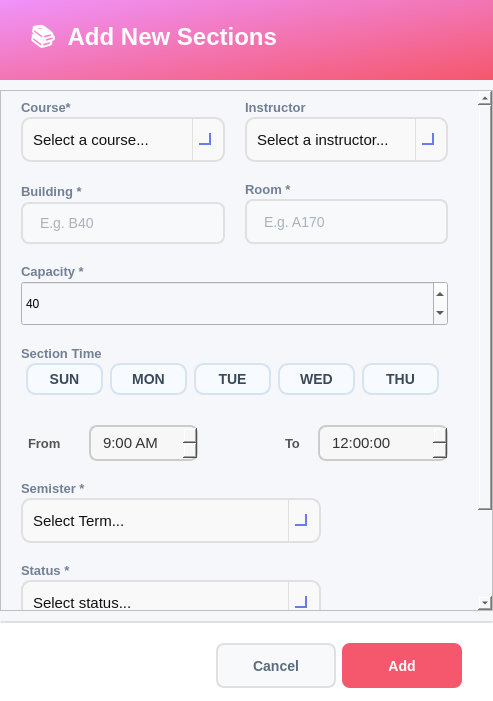
<?xml version="1.0" encoding="UTF-8"?>
<ui version="4.0">
 <class>AddSectionDialog</class>
 <widget class="QDialog" name="AddSectionDialog">
  <property name="geometry">
   <rect>
    <x>0</x>
    <y>0</y>
    <width>493</width>
    <height>701</height>
   </rect>
  </property>
  <property name="maximumSize">
   <size>
    <width>700</width>
    <height>1000</height>
   </size>
  </property>
  <property name="windowTitle">
   <string>Add New Section</string>
  </property>
  <property name="styleSheet">
   <string notr="true">background-color: #f5f7fa;</string>
  </property>
  <layout class="QVBoxLayout" name="mainLayout">
   <property name="spacing">
    <number>10</number>
   </property>
   <property name="leftMargin">
    <number>0</number>
   </property>
   <property name="topMargin">
    <number>0</number>
   </property>
   <property name="rightMargin">
    <number>0</number>
   </property>
   <property name="bottomMargin">
    <number>0</number>
   </property>
   <item>
    <widget class="QFrame" name="headerFrame">
     <property name="minimumSize">
      <size>
       <width>0</width>
       <height>80</height>
      </size>
     </property>
     <property name="maximumSize">
      <size>
       <width>16777215</width>
       <height>80</height>
      </size>
     </property>
     <property name="styleSheet">
      <string notr="true">background: qlineargradient(x1:0, y1:0, x2:1, y2:1, stop:0 #f093fb, stop:1 #f5576c); border-radius: 0px;</string>
     </property>
     <property name="frameShape">
      <enum>QFrame::Shape::StyledPanel</enum>
     </property>
     <layout class="QHBoxLayout" name="headerLayout">
      <property name="leftMargin">
       <number>30</number>
      </property>
      <property name="topMargin">
       <number>20</number>
      </property>
      <property name="rightMargin">
       <number>30</number>
      </property>
      <property name="bottomMargin">
       <number>20</number>
      </property>
      <item>
       <widget class="QLabel" name="dialogTitle">
        <property name="styleSheet">
         <string notr="true">font-size: 24px; font-weight: bold; color: white; background: transparent;</string>
        </property>
        <property name="text">
         <string>📚  Add New Sections</string>
        </property>
       </widget>
      </item>
      <item>
       <spacer name="headerSpacer">
        <property name="orientation">
         <enum>Qt::Orientation::Horizontal</enum>
        </property>
        <property name="sizeHint" stdset="0">
         <size>
          <width>40</width>
          <height>20</height>
         </size>
        </property>
       </spacer>
      </item>
     </layout>
    </widget>
   </item>
   <item>
    <widget class="QScrollArea" name="scrollArea">
     <property name="styleSheet">
      <string notr="true">
/* ===== SCROLLBARS (VERTICAL &amp; HORIZONTAL) ===== */

/* Track */
QScrollBar:vertical, QScrollBar:horizontal {
    background: rgba(255, 255, 255, 0.05);  /* subtle track */
    border-radius: 6px;
    margin: 0px;  /* remove extra space */
}

/* Handle / Thumb */
QScrollBar::handle:vertical, QScrollBar::handle:horizontal {
    background: rgba(120, 120, 120, 0.35);  /* glassy thumb */
    border-radius: 6px;
    border: 1px solid rgba(255, 255, 255, 0.2); /* subtle highlight */
    min-height: 30px; /* vertical */
    min-width: 30px;  /* horizontal */
}

QScrollBar::handle:vertical:hover,
QScrollBar::handle:horizontal:hover {
    background: rgba(120, 120, 120, 0.55);
}

/* Buttons (up/down or left/right) */
QScrollBar::add-line:vertical, QScrollBar::sub-line:vertical,
QScrollBar::add-line:horizontal, QScrollBar::sub-line:horizontal {
    width: 16px;  /* horizontal buttons width */
    height: 16px; /* vertical buttons height */
    background: rgba(180, 180, 180, 0.35);
    border-radius: 4px;
}

/* Arrow icons */
QScrollBar::up-arrow:vertical, QScrollBar::down-arrow:vertical,
QScrollBar::left-arrow:horizontal, QScrollBar::right-arrow:horizontal {
    width: 6px;
    height: 6px;
    background: transparent;
}

/* Remove blank areas */
QScrollBar::add-page:vertical, QScrollBar::sub-page:vertical,
QScrollBar::add-page:horizontal, QScrollBar::sub-page:horizontal {
    background: none;
}

/* Sizes */
QScrollBar:vertical { width: 12px; }
QScrollBar:horizontal { height: 12px; }</string>
     </property>
     <property name="widgetResizable">
      <bool>true</bool>
     </property>
     <widget class="QWidget" name="scrollContent">
      <property name="geometry">
       <rect>
        <x>0</x>
        <y>0</y>
        <width>479</width>
        <height>710</height>
       </rect>
      </property>
      <property name="styleSheet">
       <string notr="true">background-color: #f5f7fa;</string>
      </property>
      <layout class="QVBoxLayout" name="verticalLayout_3">
       <property name="spacing">
        <number>20</number>
       </property>
       <property name="leftMargin">
        <number>20</number>
       </property>
       <property name="rightMargin">
        <number>30</number>
       </property>
       <item>
        <layout class="QHBoxLayout" name="horizontalLayout_5">
         <property name="spacing">
          <number>20</number>
         </property>
         <item>
          <layout class="QVBoxLayout" name="verticalLayoutCourse">
           <property name="spacing">
            <number>2</number>
           </property>
           <item>
            <widget class="QLabel" name="labelCourse">
             <property name="styleSheet">
              <string notr="true">font-size: 13px; color: #718096; font-weight: bold; background: transparent;</string>
             </property>
             <property name="text">
              <string>Course*</string>
             </property>
            </widget>
           </item>
           <item>
            <widget class="QComboBox" name="comboBoxSelectCourse">
             <property name="minimumSize">
              <size>
               <width>0</width>
               <height>45</height>
              </size>
             </property>
             <property name="cursor">
              <cursorShape>PointingHandCursor</cursorShape>
             </property>
             <property name="styleSheet">
              <string notr="true">/* ----------------- QComboBox Base ----------------- */
QComboBox {
    border: 2px solid #E0E0E0;          /* main border */
    border-radius: 10px;
    padding: 8px 10px;                   /* Matches QLineEdit padding */
    background: rgba(250, 250, 250, 200);
    font-size: 11pt;
    color: #111111;
}

/* Focused state */
QComboBox:focus {
    border: 2px solid #667EEA; 
    background: rgba(250, 250, 250, 220);
}

/* ----------------- Drop-down Arrow ----------------- */
QComboBox::drop-down {
    subcontrol-origin: padding;
    subcontrol-position: top right;
    width: 30px; 
    border-left-width: 1px;
    border-left-color: #E0E0E0;
    border-left-style: solid;
    border-top-right-radius: 12px;       /* rounder corners */
    border-bottom-right-radius: 12px;    /* rounder corners */
    background: transparent;
}

/* Remove ugly black border on hover/focus */
QComboBox::drop-down:hover,
QComboBox::drop-down:focus {
    border-left-color: #667EEA;
    background: transparent;
    border: none;
}

/* Modern, visible arrow using simple chevron */
QComboBox::down-arrow {
    width: 10px;
    height: 10px;
    border: solid #667EEA;
    border-width: 0 2px 2px 0;
    margin-right: 6px;
}

/* ----------------- Dropdown Popup ----------------- */
/* Dropdown Popup */
QComboBox QAbstractItemView {
    background-color: #fdfdfd;          /* slightly off-white */
    border: 2px solid #E0E0E0;          /* subtle grey border */
    border-radius: 8px;                  /* may not be perfect on Windows */
    color: #111111;
    font-size: 11pt;
    padding: 5px;
    selection-background-color: #667EEA;
    selection-color: white;
    outline: none;
}

/* Items hover/selection */
QComboBox QAbstractItemView::item:hover {
    background-color: rgba(102, 126, 234, 0.1);
    color: #111111;
}

QComboBox QAbstractItemView::item:selected {
    background-color: #667EEA;
    color: white;
}

/* Error highlight for combo box */
QComboBox[error=&quot;true&quot;] {
    border: 2px solid #FF4A4A;
}</string>
             </property>
             <item>
              <property name="text">
               <string>Select a course...</string>
              </property>
             </item>
            </widget>
           </item>
          </layout>
         </item>
         <item>
          <layout class="QVBoxLayout" name="verticalLayoutInstructor">
           <property name="spacing">
            <number>2</number>
           </property>
           <item>
            <widget class="QLabel" name="labelInstructor">
             <property name="styleSheet">
              <string notr="true">font-size: 13px; color: #718096; font-weight: bold; background: transparent;</string>
             </property>
             <property name="text">
              <string>Instructor</string>
             </property>
            </widget>
           </item>
           <item>
            <widget class="QComboBox" name="comboBoxSelectInstructor">
             <property name="minimumSize">
              <size>
               <width>0</width>
               <height>45</height>
              </size>
             </property>
             <property name="cursor">
              <cursorShape>PointingHandCursor</cursorShape>
             </property>
             <property name="styleSheet">
              <string notr="true">/* ----------------- QComboBox Base ----------------- */
QComboBox {
    border: 2px solid #E0E0E0;          /* main border */
    border-radius: 10px;
    padding: 8px 10px;                   /* Matches QLineEdit padding */
    background: rgba(250, 250, 250, 200);
    font-size: 11pt;
    color: #111111;
}

/* Focused state */
QComboBox:focus {
    border: 2px solid #667EEA; 
    background: rgba(250, 250, 250, 220);
}

/* ----------------- Drop-down Arrow ----------------- */
QComboBox::drop-down {
    subcontrol-origin: padding;
    subcontrol-position: top right;
    width: 30px; 
    border-left-width: 1px;
    border-left-color: #E0E0E0;
    border-left-style: solid;
    border-top-right-radius: 12px;       /* rounder corners */
    border-bottom-right-radius: 12px;    /* rounder corners */
    background: transparent;
}

/* Remove ugly black border on hover/focus */
QComboBox::drop-down:hover,
QComboBox::drop-down:focus {
    border-left-color: #667EEA;
    background: transparent;
    border: none;
}

/* Modern, visible arrow using simple chevron */
QComboBox::down-arrow {
    width: 10px;
    height: 10px;
    border: solid #667EEA;
    border-width: 0 2px 2px 0;
    margin-right: 6px;
}

/* ----------------- Dropdown Popup ----------------- */
/* Dropdown Popup */
QComboBox QAbstractItemView {
    background-color: #fdfdfd;          /* slightly off-white */
    border: 2px solid #E0E0E0;          /* subtle grey border */
    border-radius: 8px;                  /* may not be perfect on Windows */
    color: #111111;
    font-size: 11pt;
    padding: 5px;
    selection-background-color: #667EEA;
    selection-color: white;
    outline: none;
}

/* Items hover/selection */
QComboBox QAbstractItemView::item:hover {
    background-color: rgba(102, 126, 234, 0.1);
    color: #111111;
}

QComboBox QAbstractItemView::item:selected {
    background-color: #667EEA;
    color: white;
}

/* Error highlight for combo box */
QComboBox[error=&quot;true&quot;] {
    border: 2px solid #FF4A4A;
}</string>
             </property>
             <property name="currentText">
              <string>Select a instructor...</string>
             </property>
             <item>
              <property name="text">
               <string>Select a instructor...</string>
              </property>
             </item>
            </widget>
           </item>
          </layout>
         </item>
        </layout>
       </item>
       <item>
        <layout class="QHBoxLayout" name="horizontalLayout_6">
         <property name="spacing">
          <number>20</number>
         </property>
         <item>
          <layout class="QVBoxLayout" name="verticalLayout_7">
           <property name="spacing">
            <number>2</number>
           </property>
           <item>
            <widget class="QLabel" name="labelBuilding">
             <property name="styleSheet">
              <string notr="true">font-size: 13px; color: #718096; font-weight: bold; background: transparent;</string>
             </property>
             <property name="text">
              <string>Building *</string>
             </property>
            </widget>
           </item>
           <item>
            <widget class="QLineEdit" name="lineEditBuilding">
             <property name="minimumSize">
              <size>
               <width>200</width>
               <height>40</height>
              </size>
             </property>
             <property name="maximumSize">
              <size>
               <width>400</width>
               <height>16777215</height>
              </size>
             </property>
             <property name="styleSheet">
              <string notr="true">QLineEdit {
    padding: 10px 15px;
    border: 2px solid #e0e0e0;
    border-radius: 8px;
    font-size: 14px;
    background-color: #f8f9fa;
    color: #5a6c7d;
}

QLineEdit:focus {
    border: 2px solid #f5576c;
    background-color: #ffffff;
}

QLineEdit:disabled {
    background-color: #ededed;
    color: #a1a8b3;
    border: 2px solid #e0e0e0;
}
</string>
             </property>
             <property name="placeholderText">
              <string>E.g. B40</string>
             </property>
            </widget>
           </item>
          </layout>
         </item>
         <item>
          <layout class="QVBoxLayout" name="verticalLayout_6">
           <property name="spacing">
            <number>2</number>
           </property>
           <item>
            <widget class="QLabel" name="labelRoom">
             <property name="styleSheet">
              <string notr="true">font-size: 13px; color: #718096; font-weight: bold; background: transparent;</string>
             </property>
             <property name="text">
              <string>Room *</string>
             </property>
            </widget>
           </item>
           <item>
            <widget class="QLineEdit" name="lineEditRoom">
             <property name="minimumSize">
              <size>
               <width>200</width>
               <height>45</height>
              </size>
             </property>
             <property name="maximumSize">
              <size>
               <width>400</width>
               <height>16777215</height>
              </size>
             </property>
             <property name="styleSheet">
              <string notr="true">QLineEdit {
    padding: 10px 15px;
    border: 2px solid #e0e0e0;
    border-radius: 8px;
    font-size: 14px;
    background-color: #f8f9fa;   /* light neutral background */
    color: #5a6c7d;             /* text color similar to buttons */
}

QLineEdit:focus {
    border-color: #f5576c;       /* accent border on focus */
    background-color: #ffffff;   /* slightly lighter when active */
}

QLineEdit:disabled {
    background-color: #ededed;   /* washed-out grey */
    color: #a1a8b3;             /* faded text */
}
</string>
             </property>
             <property name="placeholderText">
              <string>E.g. A170</string>
             </property>
            </widget>
           </item>
          </layout>
         </item>
        </layout>
       </item>
       <item>
        <layout class="QVBoxLayout" name="verticalLayout">
         <property name="spacing">
          <number>2</number>
         </property>
         <item>
          <widget class="QLabel" name="labelCapacity">
           <property name="styleSheet">
            <string notr="true">font-size: 13px; color: #718096; font-weight: bold; background: transparent;</string>
           </property>
           <property name="text">
            <string>Capacity *</string>
           </property>
          </widget>
         </item>
         <item>
          <widget class="QSpinBox" name="spinBoxCapacity">
           <property name="minimumSize">
            <size>
             <width>0</width>
             <height>45</height>
            </size>
           </property>
           <property name="styleSheet">
            <string notr="true">QSpinBox {
    border: 2px solid #E0E0E0;
    border-radius: 10px;
    padding: 8px 10px;
    background: rgba(250, 250, 250, 200);
    font-size: 11pt;
    color: #111111;
    font-style: normal;
}

QSpinBox:focus {
    border: 2px solid #f5576c;
    background: rgba(250, 250, 250, 220);
}

QSpinBox QLineEdit {
    color: #111111;
    font-style: normal;
}

QSpinBox QLineEdit:disabled {
    color: #888888;
}

QSpinB
</string>
           </property>
           <property name="minimum">
            <number>0</number>
           </property>
           <property name="maximum">
            <number>60</number>
           </property>
           <property name="value">
            <number>40</number>
           </property>
          </widget>
         </item>
        </layout>
       </item>
       <item>
        <layout class="QVBoxLayout" name="verticalLayoutDays">
         <property name="spacing">
          <number>2</number>
         </property>
         <item>
          <widget class="QLabel" name="labelSectionTime">
           <property name="styleSheet">
            <string notr="true">font-size: 13px; color: #718096; font-weight: bold; background: transparent;</string>
           </property>
           <property name="text">
            <string>Section Time</string>
           </property>
          </widget>
         </item>
         <item>
          <layout class="QHBoxLayout" name="horizontalLayout">
           <item>
            <widget class="QPushButton" name="pushButtonDaySun">
             <property name="maximumSize">
              <size>
               <width>60</width>
               <height>16777215</height>
              </size>
             </property>
             <property name="styleSheet">
              <string notr="true">QPushButton {
    font-size: 14px;
    font-weight: 600;
    color: #3a4a5a;
    background-color: #f7faff;        /* soft pastel base */
    border: 2px solid #d6e3f3;
    border-radius: 10px;
    padding: 6px 14px;
    min-width: 45px;
}

QPushButton:hover {
    background-color: #eef4ff;
    border-color: #c7d8ef;
}

QPushButton:checked {
    background-color: #b9d4ff;       /* soft pastel blue */
    color: #1f2d3d;
    border-color: #a9c7f0;
}

QPushButton:pressed {
    background-color: #a7c6f0;
    color: #1f2d3d;
}
</string>
             </property>
             <property name="text">
              <string>SUN</string>
             </property>
             <property name="checkable">
              <bool>true</bool>
             </property>
             <attribute name="buttonGroup">
              <string notr="true">buttonGroupDays</string>
             </attribute>
            </widget>
           </item>
           <item>
            <widget class="QPushButton" name="pushButtonDayMon">
             <property name="maximumSize">
              <size>
               <width>60</width>
               <height>16777215</height>
              </size>
             </property>
             <property name="styleSheet">
              <string notr="true">QPushButton {
    font-size: 14px;
    font-weight: 600;
    color: #3a4a5a;
    background-color: #f7faff;        /* soft pastel base */
    border: 2px solid #d6e3f3;
    border-radius: 10px;
    padding: 6px 14px;
    min-width: 45px;
}

QPushButton:hover {
    background-color: #eef4ff;
    border-color: #c7d8ef;
}

QPushButton:checked {
    background-color: #b9d4ff;       /* soft pastel blue */
    color: #1f2d3d;
    border-color: #a9c7f0;
}

QPushButton:pressed {
    background-color: #a7c6f0;
    color: #1f2d3d;
}
</string>
             </property>
             <property name="text">
              <string>MON</string>
             </property>
             <property name="checkable">
              <bool>true</bool>
             </property>
             <attribute name="buttonGroup">
              <string notr="true">buttonGroupDays</string>
             </attribute>
            </widget>
           </item>
           <item>
            <widget class="QPushButton" name="pushButtonDayTue">
             <property name="maximumSize">
              <size>
               <width>60</width>
               <height>16777215</height>
              </size>
             </property>
             <property name="styleSheet">
              <string notr="true">QPushButton {
    font-size: 14px;
    font-weight: 600;
    color: #3a4a5a;
    background-color: #f7faff;        /* soft pastel base */
    border: 2px solid #d6e3f3;
    border-radius: 10px;
    padding: 6px 14px;
    min-width: 45px;
}

QPushButton:hover {
    background-color: #eef4ff;
    border-color: #c7d8ef;
}

QPushButton:checked {
    background-color: #b9d4ff;       /* soft pastel blue */
    color: #1f2d3d;
    border-color: #a9c7f0;
}

QPushButton:pressed {
    background-color: #a7c6f0;
    color: #1f2d3d;
}
</string>
             </property>
             <property name="text">
              <string>TUE</string>
             </property>
             <property name="checkable">
              <bool>true</bool>
             </property>
             <attribute name="buttonGroup">
              <string notr="true">buttonGroupDays</string>
             </attribute>
            </widget>
           </item>
           <item>
            <widget class="QPushButton" name="pushButtonDayWed">
             <property name="maximumSize">
              <size>
               <width>60</width>
               <height>16777215</height>
              </size>
             </property>
             <property name="styleSheet">
              <string notr="true">QPushButton {
    font-size: 14px;
    font-weight: 600;
    color: #3a4a5a;
    background-color: #f7faff;        /* soft pastel base */
    border: 2px solid #d6e3f3;
    border-radius: 10px;
    padding: 6px 14px;
    min-width: 45px;
}

QPushButton:hover {
    background-color: #eef4ff;
    border-color: #c7d8ef;
}

QPushButton:checked {
    background-color: #b9d4ff;       /* soft pastel blue */
    color: #1f2d3d;
    border-color: #a9c7f0;
}

QPushButton:pressed {
    background-color: #a7c6f0;
    color: #1f2d3d;
}
</string>
             </property>
             <property name="text">
              <string>WED</string>
             </property>
             <property name="checkable">
              <bool>true</bool>
             </property>
             <attribute name="buttonGroup">
              <string notr="true">buttonGroupDays</string>
             </attribute>
            </widget>
           </item>
           <item>
            <widget class="QPushButton" name="pushButtonDayThu">
             <property name="maximumSize">
              <size>
               <width>60</width>
               <height>16777215</height>
              </size>
             </property>
             <property name="styleSheet">
              <string notr="true">QPushButton {
    font-size: 14px;
    font-weight: 600;
    color: #3a4a5a;
    background-color: #f7faff;        /* soft pastel base */
    border: 2px solid #d6e3f3;
    border-radius: 10px;
    padding: 6px 14px;
    min-width: 45px;
}

QPushButton:hover {
    background-color: #eef4ff;
    border-color: #c7d8ef;
}

QPushButton:checked {
    background-color: #b9d4ff;       /* soft pastel blue */
    color: #1f2d3d;
    border-color: #a9c7f0;
}

QPushButton:pressed {
    background-color: #a7c6f0;
    color: #1f2d3d;
}
</string>
             </property>
             <property name="text">
              <string>THU</string>
             </property>
             <property name="checkable">
              <bool>true</bool>
             </property>
             <attribute name="buttonGroup">
              <string notr="true">buttonGroupDays</string>
             </attribute>
            </widget>
           </item>
          </layout>
         </item>
        </layout>
       </item>
       <item>
        <spacer name="verticalSpacer">
         <property name="orientation">
          <enum>Qt::Orientation::Vertical</enum>
         </property>
         <property name="sizeType">
          <enum>QSizePolicy::Policy::Fixed</enum>
         </property>
         <property name="sizeHint" stdset="0">
          <size>
           <width>20</width>
           <height>10</height>
          </size>
         </property>
        </spacer>
       </item>
       <item>
        <layout class="QHBoxLayout" name="horizontalLayout_4">
         <item>
          <layout class="QHBoxLayout" name="horizontalLayout_3">
           <item>
            <widget class="QLabel" name="label">
             <property name="maximumSize">
              <size>
               <width>60</width>
               <height>16777215</height>
              </size>
             </property>
             <property name="styleSheet">
              <string notr="true">QLabel {
    font-size: 13px;
    color: #555555;
    font-weight: bold;
    padding: 2px 4px;
	background: transparent
}
</string>
             </property>
             <property name="text">
              <string>From</string>
             </property>
            </widget>
           </item>
           <item>
            <widget class="QTimeEdit" name="timeEditFrom">
             <property name="maximumSize">
              <size>
               <width>150</width>
               <height>16777215</height>
              </size>
             </property>
             <property name="contextMenuPolicy">
              <enum>Qt::ContextMenuPolicy::DefaultContextMenu</enum>
             </property>
             <property name="styleSheet">
              <string notr="true">QTimeEdit {
    font-size: 15px;
    padding: 6px 10px;
    border: 2px solid #cccccc;
    border-radius: 8px;
    background-color: #f7f7f7;
    color: #333333;
}

/* Hover */
QTimeEdit:hover {
    border-color: #b3b3b3;
    background-color: #f0f0f0;
}

/* When focused (clicked) */
QTimeEdit:focus {
    border-color: #4a90e2;      /* light modern blue */
    background-color: #ffffff;
}
</string>
             </property>
             <property name="showGroupSeparator" stdset="0">
              <bool>false</bool>
             </property>
             <property name="currentSection">
              <enum>QDateTimeEdit::Section::HourSection</enum>
             </property>
             <property name="displayFormat">
              <string>h:mm AP</string>
             </property>
             <property name="calendarPopup">
              <bool>false</bool>
             </property>
             <property name="time">
              <time>
               <hour>9</hour>
               <minute>0</minute>
               <second>0</second>
              </time>
             </property>
            </widget>
           </item>
          </layout>
         </item>
         <item>
          <spacer name="horizontalSpacer">
           <property name="orientation">
            <enum>Qt::Orientation::Horizontal</enum>
           </property>
           <property name="sizeType">
            <enum>QSizePolicy::Policy::Maximum</enum>
           </property>
           <property name="sizeHint" stdset="0">
            <size>
             <width>60</width>
             <height>20</height>
            </size>
           </property>
          </spacer>
         </item>
         <item>
          <layout class="QHBoxLayout" name="horizontalLayout_2">
           <property name="spacing">
            <number>0</number>
           </property>
           <item>
            <widget class="QLabel" name="label_2">
             <property name="maximumSize">
              <size>
               <width>40</width>
               <height>16777215</height>
              </size>
             </property>
             <property name="styleSheet">
              <string notr="true">QLabel {
    font-size: 13px;
    color: #555555;
    font-weight: bold;
    padding: 2px 4px;
	background: transparent
}
</string>
             </property>
             <property name="text">
              <string>To</string>
             </property>
            </widget>
           </item>
           <item>
            <widget class="QTimeEdit" name="timeEditTo">
             <property name="maximumSize">
              <size>
               <width>150</width>
               <height>16777215</height>
              </size>
             </property>
             <property name="styleSheet">
              <string notr="true">QTimeEdit {
    font-size: 15px;
    padding: 6px 10px;
    border: 2px solid #cccccc;
    border-radius: 8px;
    background-color: #f7f7f7;
    color: #333333;
}

/* Hover */
QTimeEdit:hover {
    border-color: #b3b3b3;
    background-color: #f0f0f0;
}

/* When focused (clicked) */
QTimeEdit:focus {
    border-color: #4a90e2;      /* light modern blue */
    background-color: #ffffff;
}
</string>
             </property>
             <property name="showGroupSeparator" stdset="0">
              <bool>false</bool>
             </property>
             <property name="time">
              <time>
               <hour>12</hour>
               <minute>0</minute>
               <second>0</second>
              </time>
             </property>
            </widget>
           </item>
          </layout>
         </item>
        </layout>
       </item>
       <item>
        <layout class="QVBoxLayout" name="verticalLayout_2">
         <property name="spacing">
          <number>2</number>
         </property>
         <item>
          <widget class="QLabel" name="labelSemister">
           <property name="styleSheet">
            <string notr="true">font-size: 13px; color: #718096; font-weight: bold; background: transparent;</string>
           </property>
           <property name="text">
            <string>Semister *</string>
           </property>
          </widget>
         </item>
         <item>
          <widget class="QComboBox" name="comboBoxSelectTerm">
           <property name="minimumSize">
            <size>
             <width>0</width>
             <height>45</height>
            </size>
           </property>
           <property name="maximumSize">
            <size>
             <width>300</width>
             <height>16777215</height>
            </size>
           </property>
           <property name="cursor">
            <cursorShape>PointingHandCursor</cursorShape>
           </property>
           <property name="styleSheet">
            <string notr="true">/* ----------------- QComboBox Base ----------------- */
QComboBox {
    border: 2px solid #E0E0E0;          /* main border */
    border-radius: 10px;
    padding: 8px 10px;                   /* Matches QLineEdit padding */
    background: rgba(250, 250, 250, 200);
    font-size: 11pt;
    color: #111111;
}

/* Focused state */
QComboBox:focus {
    border: 2px solid #667EEA; 
    background: rgba(250, 250, 250, 220);
}

/* ----------------- Drop-down Arrow ----------------- */
QComboBox::drop-down {
    subcontrol-origin: padding;
    subcontrol-position: top right;
    width: 30px; 
    border-left-width: 1px;
    border-left-color: #E0E0E0;
    border-left-style: solid;
    border-top-right-radius: 12px;       /* rounder corners */
    border-bottom-right-radius: 12px;    /* rounder corners */
    background: transparent;
}

/* Remove ugly black border on hover/focus */
QComboBox::drop-down:hover,
QComboBox::drop-down:focus {
    border-left-color: #667EEA;
    background: transparent;
    border: none;
}

/* Modern, visible arrow using simple chevron */
QComboBox::down-arrow {
    width: 10px;
    height: 10px;
    border: solid #667EEA;
    border-width: 0 2px 2px 0;
    margin-right: 6px;
}

/* ----------------- Dropdown Popup ----------------- */
/* Dropdown Popup */
QComboBox QAbstractItemView {
    background-color: #fdfdfd;          /* slightly off-white */
    border: 2px solid #E0E0E0;          /* subtle grey border */
    border-radius: 8px;                  /* may not be perfect on Windows */
    color: #111111;
    font-size: 11pt;
    padding: 5px;
    selection-background-color: #667EEA;
    selection-color: white;
    outline: none;
}

/* Items hover/selection */
QComboBox QAbstractItemView::item:hover {
    background-color: rgba(102, 126, 234, 0.1);
    color: #111111;
}

QComboBox QAbstractItemView::item:selected {
    background-color: #667EEA;
    color: white;
}

/* Error highlight for combo box */
QComboBox[error=&quot;true&quot;] {
    border: 2px solid #FF4A4A;
}</string>
           </property>
           <property name="currentText">
            <string>Select Term...</string>
           </property>
           <item>
            <property name="text">
             <string>Select Term...</string>
            </property>
           </item>
           <item>
            <property name="text">
             <string>First</string>
            </property>
           </item>
           <item>
            <property name="text">
             <string>Second</string>
            </property>
           </item>
          </widget>
         </item>
        </layout>
       </item>
       <item>
        <layout class="QVBoxLayout" name="verticalLayout_5">
         <property name="spacing">
          <number>2</number>
         </property>
         <item>
          <widget class="QLabel" name="labelStatus">
           <property name="styleSheet">
            <string notr="true">font-size: 13px; color: #718096; font-weight: bold; background: transparent;</string>
           </property>
           <property name="text">
            <string>Status *</string>
           </property>
          </widget>
         </item>
         <item>
          <widget class="QComboBox" name="comboBoxSelectStatus">
           <property name="minimumSize">
            <size>
             <width>0</width>
             <height>45</height>
            </size>
           </property>
           <property name="maximumSize">
            <size>
             <width>300</width>
             <height>16777215</height>
            </size>
           </property>
           <property name="cursor">
            <cursorShape>PointingHandCursor</cursorShape>
           </property>
           <property name="focusPolicy">
            <enum>Qt::FocusPolicy::NoFocus</enum>
           </property>
           <property name="styleSheet">
            <string notr="true">/* ----------------- QComboBox Base ----------------- */
QComboBox {
    border: 2px solid #E0E0E0;          /* main border */
    border-radius: 10px;
    padding: 8px 10px;                   /* Matches QLineEdit padding */
    background: rgba(250, 250, 250, 200);
    font-size: 11pt;
    color: #111111;
}

/* Focused state */
QComboBox:focus {
    border: 2px solid #667EEA; 
    background: rgba(250, 250, 250, 220);
}

/* ----------------- Drop-down Arrow ----------------- */
QComboBox::drop-down {
    subcontrol-origin: padding;
    subcontrol-position: top right;
    width: 30px; 
    border-left-width: 1px;
    border-left-color: #E0E0E0;
    border-left-style: solid;
    border-top-right-radius: 12px;       /* rounder corners */
    border-bottom-right-radius: 12px;    /* rounder corners */
    background: transparent;
}

/* Remove ugly black border on hover/focus */
QComboBox::drop-down:hover,
QComboBox::drop-down:focus {
    border-left-color: #667EEA;
    background: transparent;
    border: none;
}

/* Modern, visible arrow using simple chevron */
QComboBox::down-arrow {
    width: 10px;
    height: 10px;
    border: solid #667EEA;
    border-width: 0 2px 2px 0;
    margin-right: 6px;
}

/* ----------------- Dropdown Popup ----------------- */
/* Dropdown Popup */
QComboBox QAbstractItemView {
    background-color: #fdfdfd;          /* slightly off-white */
    border: 2px solid #E0E0E0;          /* subtle grey border */
    border-radius: 8px;                  /* may not be perfect on Windows */
    color: #111111;
    font-size: 11pt;
    padding: 5px;
    selection-background-color: #667EEA;
    selection-color: white;
    outline: none;
}

/* Items hover/selection */
QComboBox QAbstractItemView::item:hover {
    background-color: rgba(102, 126, 234, 0.1);
    color: #111111;
}

QComboBox QAbstractItemView::item:selected {
    background-color: #667EEA;
    color: white;
}

/* Error highlight for combo box */
QComboBox[error=&quot;true&quot;] {
    border: 2px solid #FF4A4A;
}</string>
           </property>
           <property name="currentText">
            <string>Select status...</string>
           </property>
           <item>
            <property name="text">
             <string>Select status...</string>
            </property>
           </item>
           <item>
            <property name="text">
             <string>Open</string>
            </property>
           </item>
           <item>
            <property name="text">
             <string>Closed</string>
            </property>
           </item>
          </widget>
         </item>
        </layout>
       </item>
       <item>
        <spacer name="verticalSpacer_2">
         <property name="orientation">
          <enum>Qt::Orientation::Vertical</enum>
         </property>
         <property name="sizeType">
          <enum>QSizePolicy::Policy::Fixed</enum>
         </property>
         <property name="sizeHint" stdset="0">
          <size>
           <width>17</width>
           <height>86</height>
          </size>
         </property>
        </spacer>
       </item>
      </layout>
     </widget>
    </widget>
   </item>
   <item>
    <widget class="QFrame" name="footerFrame">
     <property name="minimumSize">
      <size>
       <width>0</width>
       <height>80</height>
      </size>
     </property>
     <property name="maximumSize">
      <size>
       <width>16777215</width>
       <height>80</height>
      </size>
     </property>
     <property name="styleSheet">
      <string notr="true">background-color: white; border-top: 2px solid #e0e0e0;</string>
     </property>
     <property name="frameShape">
      <enum>QFrame::Shape::StyledPanel</enum>
     </property>
     <layout class="QHBoxLayout" name="footerLayout">
      <property name="leftMargin">
       <number>30</number>
      </property>
      <property name="topMargin">
       <number>20</number>
      </property>
      <property name="rightMargin">
       <number>30</number>
      </property>
      <property name="bottomMargin">
       <number>20</number>
      </property>
      <item>
       <spacer name="footerSpacer">
        <property name="orientation">
         <enum>Qt::Orientation::Horizontal</enum>
        </property>
        <property name="sizeHint" stdset="0">
         <size>
          <width>40</width>
          <height>20</height>
         </size>
        </property>
       </spacer>
      </item>
      <item>
       <widget class="QPushButton" name="buttonCancel">
        <property name="minimumSize">
         <size>
          <width>120</width>
          <height>45</height>
         </size>
        </property>
        <property name="cursor">
         <cursorShape>PointingHandCursor</cursorShape>
        </property>
        <property name="styleSheet">
         <string notr="true">QPushButton {
    background-color: #f8f9fa;
    color: #5a6c7d;
    border: 2px solid #e0e0e0;
    border-radius: 8px;
    font-size: 14px;
    font-weight: bold;
    padding: 10px 20px;
}

QPushButton:hover {
    border-color: #f5576c;
    color: #f5576c;
}

QPushButton:pressed {
    background-color: #e0e0e0; /* darker grey for pressed feedback */
    border-color: #f5576c;
    color: #f5576c;
}</string>
        </property>
        <property name="text">
         <string>Cancel</string>
        </property>
       </widget>
      </item>
      <item>
       <widget class="QPushButton" name="buttonAdd">
        <property name="minimumSize">
         <size>
          <width>120</width>
          <height>45</height>
         </size>
        </property>
        <property name="cursor">
         <cursorShape>PointingHandCursor</cursorShape>
        </property>
        <property name="styleSheet">
         <string notr="true">QPushButton {
    background-color: #f5576c;
    color: #ffffff;
    border: none;
    border-radius: 8px;
    font-size: 14px;
    font-weight: bold;
    padding: 10px 20px;
    transition: background-color 150ms;
}
QPushButton:hover {
    background-color: #e5475c;
}
QPushButton:pressed {
    background-color: #d43f52;
}
</string>
        </property>
        <property name="text">
         <string>Add</string>
        </property>
       </widget>
      </item>
     </layout>
    </widget>
   </item>
  </layout>
 </widget>
 <resources/>
 <connections/>
 <buttongroups>
  <buttongroup name="buttonGroupDays">
   <property name="exclusive">
    <bool>false</bool>
   </property>
  </buttongroup>
 </buttongroups>
</ui>
